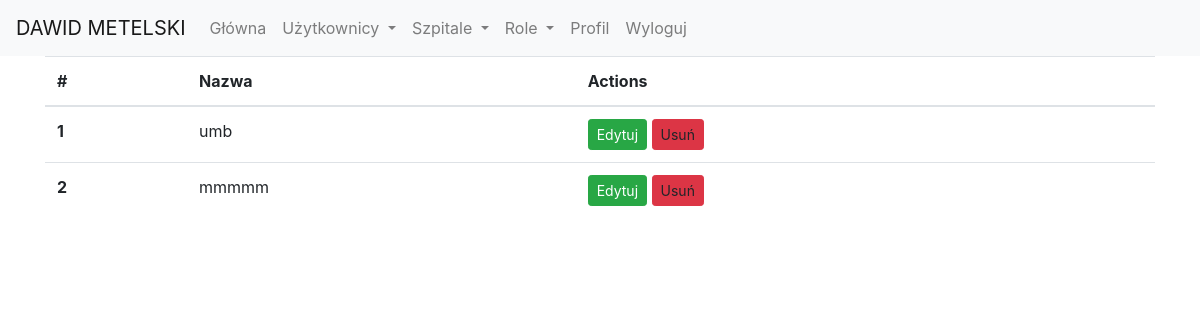
Page /hospitals (signed in) on the committed database.
### models.py (models this page shows)
class Hospital(db.Model):
    id = db.Column(db.Integer, primary_key=True)
    name = db.Column(db.String(50), unique=True)
    user = db.relationship('User', backref='hospital', lazy='dynamic')

### app.py (the view)
@app.route('/hospitals')
@login_required
@is_admin_required
def hospitals():
    hospitals = Hospital.query.all()
    return render_template('hospital/hospitals.html', hospitals = hospitals)

### app.py (called while the page is built)
@login_manager.user_loader
def load_user(id):
    return User.query.filter(User.id == id).first()

def is_admin_required(f):
    @wraps(f)
    def decorated_function(*args, **kwargs):
        if not current_user.is_authenticated or not current_user.is_admin():
            flash('Akcja dostępna tylko dla administratorów.', 'warning')
            return redirect(url_for('index'))
        return f(*args, **kwargs)
    return decorated_function

### models.py (called while the page is built)
    def is_admin(self):
        if self.role.name == 'Administrator':
            return True
        return False

### templates/hospital/hospitals.html (shortened to what this page needs)
{% extends "base.html" %}
{% block content %}
    <div class="container">
        <table class="table">
            <thead>
            <tr>
                <th scope="col">#</th>
                <th scope="col">Nazwa</th>
                <th scope="col">Actions</th>
            </tr>
            </thead>
            <tbody>
            {% for hospital in hospitals %}
            <tr>
                <th scope="row">{{ hospital.id }}</th>
                <td>{{ hospital.name }}</td>
                <td>
                    <a href="{{ url_for('edit_hospital', hospital_id=hospital.id) }}" class="btn btn-success btn-sm" role="button">Edytuj</a>
                    <a type="button" class="btn btn-danger btn-sm delete-confirm"
                       data-toggle="modal" data-target="#confirmDeleteModal"
                       data-desc="{{ 'Usunąć szpital {}?'.format(hospital.name) }}"
                       data-url="{{ url_for('delete_hospital', hospital_id=hospital.id) }}">
                        Usuń
                    </a>
                </td>
            </tr>
            {% endfor %}
            </tbody>
        </table>
    </div>
{% endblock %}

### rows in the picture
Hospital: id "1", name "umb"
Hospital: id "2", name "mmmmm"
